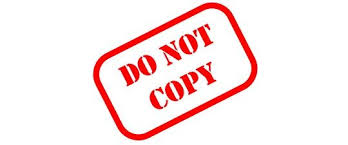
#> input picture 41g7KY1DWgL._AC_UF1000,1000_QL80_.jpg, 348 x 145 px
$ python image_processing.py
#> lines starting #> are read from the running program, lines starting #| are printed output that depends on the picture
import cv2
import matplotlib.pyplot as plt
import numpy as np

def display(img,name):
    while True:
        cv2.imshow(name,img)

        if cv2.waitKey(0) == ord('q'):
            cv2.destroyAllWindows()
            break

img = cv2.imread("./41g7KY1DWgL._AC_UF1000,1000_QL80_.jpg")
#> img is the input picture: shape (145, 348, 3); mean B, G, R 231.8, 232, 251.3

display(img,"original")
#> (key q is pressed here)

img_gray = cv2.cvtColor(img,cv2.COLOR_RGB2GRAY)
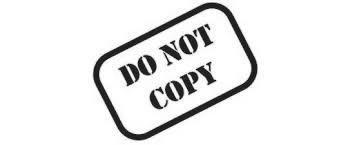
#> img_gray: shape (145, 348); min 17, max 255, mean 234.1
display(img_gray,"grayed")
#> (key Esc is pressed here)

mask_img = cv2.bitwise_not(img_gray)
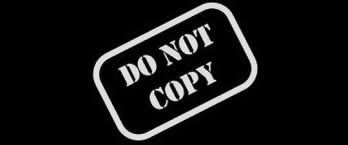
#> mask_img: shape (145, 348); min 0, max 238, mean 20.9
display(mask_img,"mask")

'''white_background = np.full(img.shape,255,dtype=np.uint8)
bk = cv2.bitwise_or(white_background,white_background,mask = mask_img)
display(bk,"mask_c")
'''

display(cv2.bitwise_and(img,img,mask=mask_img),"result")

#print(bk.shape)
